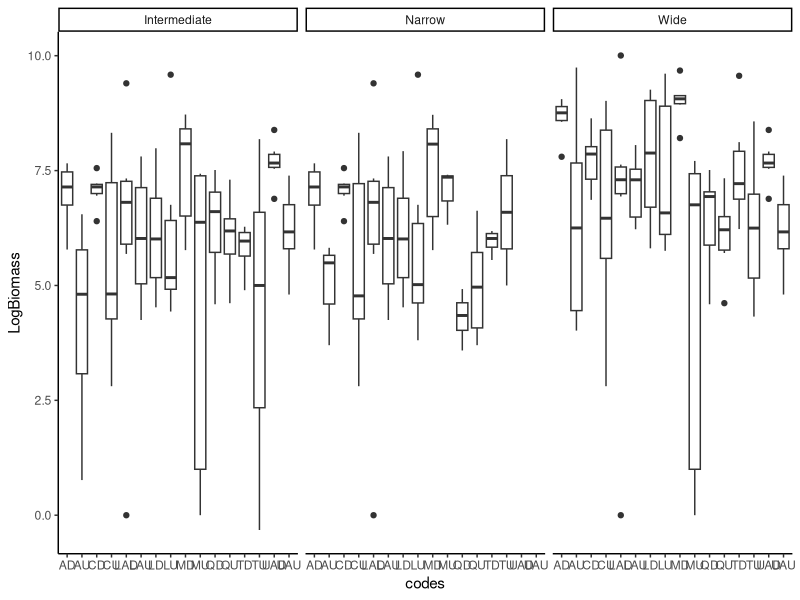
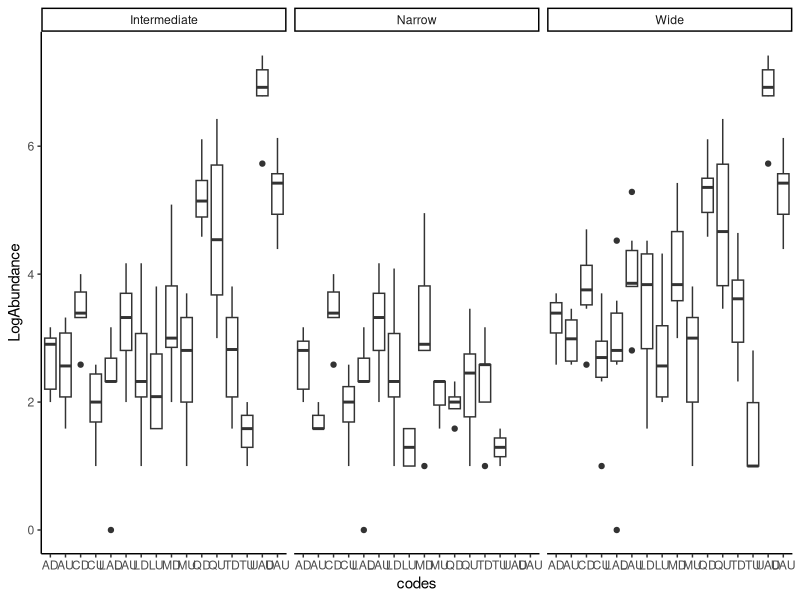

Source code (R) for these figures, in order:
## ---- chunk 1
###Making a plot of how high pressure predation sites are when measured in 
#different levels of predation

setwd("C:\\Users\\faj\\Documents\\OneDrive for Business\\research\\bioTIME\\users\\Faith\\TriniFishPredation")
library(ggplot2)
library(dplyr)
library(tidyr)

#preparing data 

fishData <- read.csv("Fish data June 2017.csv")
head(fishData)
siteCodes <- read.csv("siteCodes.csv")

unique(as.character(fishData$site))

selectMonths <- c("07", "08")# i am selecting out these months because then i can use the last timepoint 

group12 <- c("Hoplias malabaricus", "Crenicichla frenata", "Gymnotus carapo", "Anablepsoides hartii",
			"Cichlasoma taenia", "Cichlasoma taenia", "Corynopoma riisei", "Roeboides dientonito", 
			"Agonostomus monticola", "Rhamdia quelen", "andinoacara pulcher", "Hemigrammus unilineatus", "Rivulus hartii")


#select data from only the July and Auguest, and remove first year 
fishData2 <- data.frame(fishData %>% 
	separate(date, c("Day", "Month", "Year"), sep = "/") %>%
	filter(Year != 2010)%>%
	filter(Month %in% selectMonths))

fishData2$Year <- as.numeric(fishData2$Year)

#calculate biomass
fishData2$TotBiomass <- (fishData2$numbercaught + fishData2$numberseen)* fishData2$weight

#calcuate abundance

fishData2$TotAbundance <- fishData2$numbercaught + fishData2$numberseen

#Narrow Predation data
#-------------------------

#sum biomass and abundance per site and year
predatorsNarrow <- data.frame(fishData2 %>% 
	filter(species == "Hoplias malabaricus" | species == "Crenicichla frenata") %>%
	group_by(site, Year) %>%
	summarise(BiomassSum = sum(TotBiomass), AbundanceSum = sum(TotAbundance), 
	          Biomed = median(TotBiomass), AbMed= median(TotAbundance)) %>%
  mutate(definition = "Narrow", LogBiomass = log2(BiomassSum), LogAbundance = log2(AbundanceSum + 1)))


#Intermediate Predation Data
#---------------------------------

predatorsInt <- data.frame(fishData2 %>% 
	filter(species == "Hoplias malabaricus" | species == "Crenicichla frenata" | 
		species == "Gymnotus carapo" | species == "Rivulus hartii") %>%
	group_by(site, Year) %>%
	summarise(BiomassSum = sum(TotBiomass), AbundanceSum = sum(TotAbundance), 
	          Biomed = median(TotBiomass), AbMed= median(TotAbundance)) %>%
  mutate(definition = "Intermediate", LogBiomass = log2(BiomassSum), LogAbundance = log2(AbundanceSum + 1)))


#Intermediate Predation Data
#---------------------------------

predatorsWide <- data.frame(fishData2 %>% 
	filter(species %in% group12) %>%
	group_by(site, Year) %>%
	summarise(BiomassSum = sum(TotBiomass), AbundanceSum = sum(TotAbundance), 
	          Biomed = median(TotBiomass), AbMed= median(TotAbundance)) %>%
  mutate(definition = "Wide", LogBiomass = log2(BiomassSum), LogAbundance = log2(AbundanceSum + 1)))

#put data together
predatorAll <- data.frame(rbind(predatorsNarrow, predatorsInt, predatorsWide))
predatorAll[is.na(predatorAll)] <- 0
head(predatorAll)


predatorAllSC <- merge(predatorAll, siteCodes, by.x = "site", by.y = "siteNames") #add new sites codes to the data 

#calculate plotting order for biomass data 



## ---- chunk 2

BiomassPlot <- ggplot(data = predatorAllSC, aes(x = codes, y = LogBiomass))
BiomassPlot + geom_boxplot() + 
  facet_grid(.~ definition) + 
  theme_classic()

AbundancePlot <- ggplot(data = predatorAllSC, aes(x = codes, y = LogAbundance))
AbundancePlot + geom_boxplot() + 
  facet_grid(.~ definition) + 
  theme_classic()

